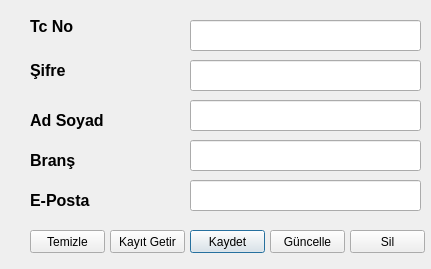
<?xml version="1.0" encoding="UTF-8"?>
<ui version="4.0">
 <class>dialog</class>
 <widget class="QDialog" name="dialog">
  <property name="geometry">
   <rect>
    <x>0</x>
    <y>0</y>
    <width>431</width>
    <height>269</height>
   </rect>
  </property>
  <property name="windowTitle">
   <string>Öğretmen Kayıt İşlemleri</string>
  </property>
  <widget class="QLabel" name="label">
   <property name="geometry">
    <rect>
     <x>30</x>
     <y>20</y>
     <width>47</width>
     <height>13</height>
    </rect>
   </property>
   <property name="font">
    <font>
     <pointsize>12</pointsize>
     <weight>75</weight>
     <bold>true</bold>
    </font>
   </property>
   <property name="text">
    <string>Tc No</string>
   </property>
  </widget>
  <widget class="QLabel" name="label_2">
   <property name="geometry">
    <rect>
     <x>30</x>
     <y>110</y>
     <width>101</width>
     <height>21</height>
    </rect>
   </property>
   <property name="font">
    <font>
     <pointsize>12</pointsize>
     <weight>75</weight>
     <bold>true</bold>
    </font>
   </property>
   <property name="text">
    <string>Ad Soyad</string>
   </property>
  </widget>
  <widget class="QLabel" name="label_3">
   <property name="geometry">
    <rect>
     <x>30</x>
     <y>60</y>
     <width>101</width>
     <height>21</height>
    </rect>
   </property>
   <property name="font">
    <font>
     <pointsize>12</pointsize>
     <weight>75</weight>
     <bold>true</bold>
    </font>
   </property>
   <property name="text">
    <string>Şifre</string>
   </property>
  </widget>
  <widget class="QLabel" name="label_4">
   <property name="geometry">
    <rect>
     <x>30</x>
     <y>150</y>
     <width>101</width>
     <height>21</height>
    </rect>
   </property>
   <property name="font">
    <font>
     <pointsize>12</pointsize>
     <weight>75</weight>
     <bold>true</bold>
    </font>
   </property>
   <property name="text">
    <string>Branş</string>
   </property>
  </widget>
  <widget class="QLabel" name="label_5">
   <property name="geometry">
    <rect>
     <x>30</x>
     <y>190</y>
     <width>101</width>
     <height>21</height>
    </rect>
   </property>
   <property name="font">
    <font>
     <pointsize>12</pointsize>
     <weight>75</weight>
     <bold>true</bold>
    </font>
   </property>
   <property name="text">
    <string>E-Posta</string>
   </property>
  </widget>
  <widget class="QPushButton" name="btnKaydet">
   <property name="geometry">
    <rect>
     <x>190</x>
     <y>230</y>
     <width>75</width>
     <height>23</height>
    </rect>
   </property>
   <property name="text">
    <string>Kaydet</string>
   </property>
  </widget>
  <widget class="QPushButton" name="btnGuncelle">
   <property name="geometry">
    <rect>
     <x>270</x>
     <y>230</y>
     <width>75</width>
     <height>23</height>
    </rect>
   </property>
   <property name="text">
    <string>Güncelle</string>
   </property>
  </widget>
  <widget class="QPushButton" name="btnSil">
   <property name="geometry">
    <rect>
     <x>350</x>
     <y>230</y>
     <width>75</width>
     <height>23</height>
    </rect>
   </property>
   <property name="text">
    <string>Sil</string>
   </property>
  </widget>
  <widget class="QPushButton" name="btnKytGetir">
   <property name="geometry">
    <rect>
     <x>110</x>
     <y>230</y>
     <width>75</width>
     <height>23</height>
    </rect>
   </property>
   <property name="text">
    <string>Kayıt Getir</string>
   </property>
  </widget>
  <widget class="QPushButton" name="btnTemizle">
   <property name="geometry">
    <rect>
     <x>30</x>
     <y>230</y>
     <width>75</width>
     <height>23</height>
    </rect>
   </property>
   <property name="text">
    <string>Temizle</string>
   </property>
  </widget>
  <widget class="QLineEdit" name="txtTcno">
   <property name="geometry">
    <rect>
     <x>190</x>
     <y>20</y>
     <width>231</width>
     <height>31</height>
    </rect>
   </property>
   <property name="text">
    <string/>
   </property>
  </widget>
  <widget class="QLineEdit" name="txtSifre">
   <property name="geometry">
    <rect>
     <x>190</x>
     <y>60</y>
     <width>231</width>
     <height>31</height>
    </rect>
   </property>
   <property name="text">
    <string/>
   </property>
  </widget>
  <widget class="QLineEdit" name="txtAdSoyad">
   <property name="geometry">
    <rect>
     <x>190</x>
     <y>100</y>
     <width>231</width>
     <height>31</height>
    </rect>
   </property>
   <property name="text">
    <string/>
   </property>
  </widget>
  <widget class="QLineEdit" name="txtBrans">
   <property name="geometry">
    <rect>
     <x>190</x>
     <y>140</y>
     <width>231</width>
     <height>31</height>
    </rect>
   </property>
   <property name="text">
    <string/>
   </property>
  </widget>
  <widget class="QLineEdit" name="txtMail">
   <property name="geometry">
    <rect>
     <x>190</x>
     <y>180</y>
     <width>231</width>
     <height>31</height>
    </rect>
   </property>
   <property name="text">
    <string/>
   </property>
  </widget>
 </widget>
 <resources/>
 <connections/>
</ui>
